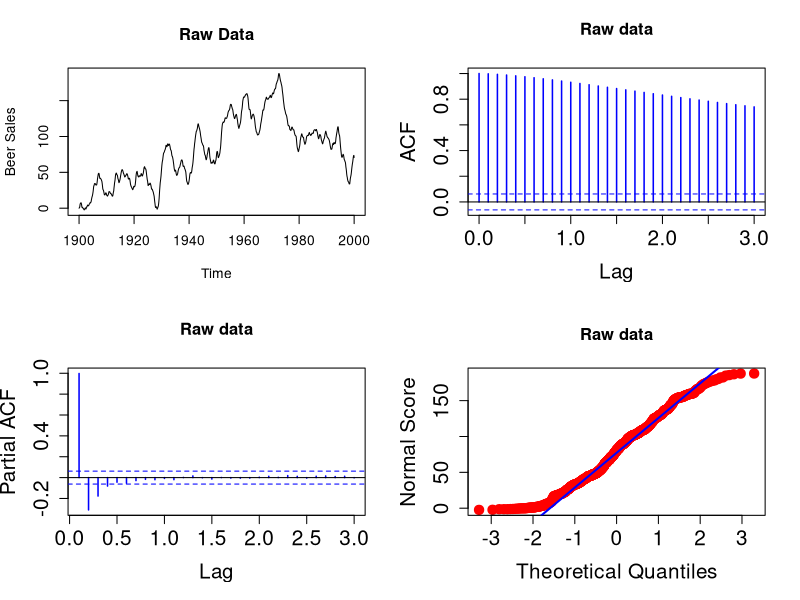
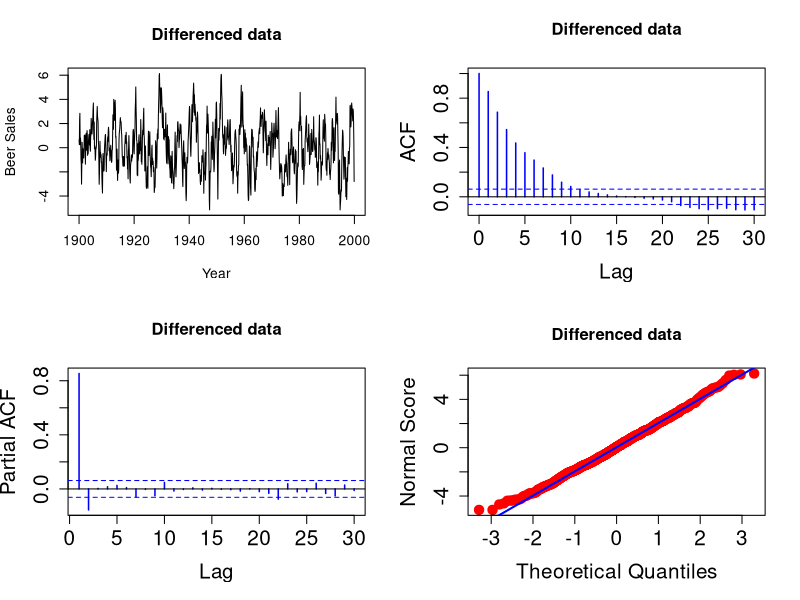
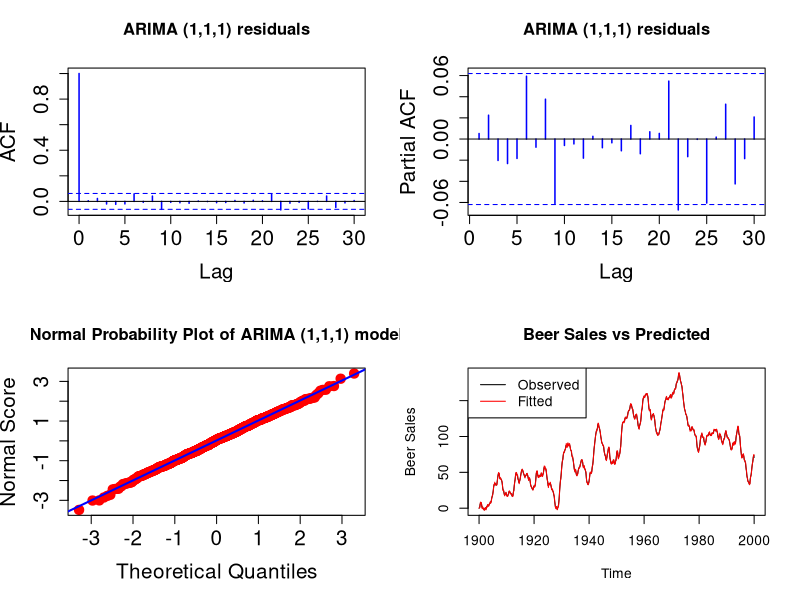
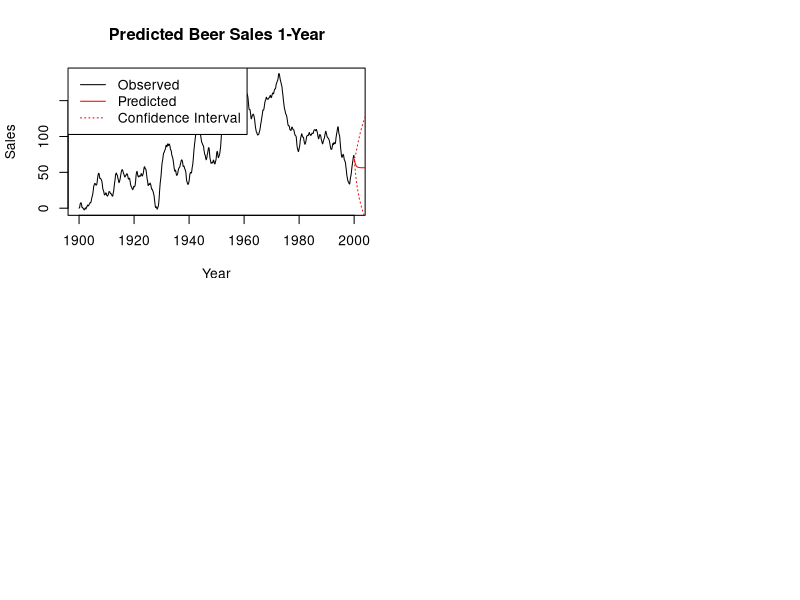

Source code (R) for these figures, in order:
## ---- chunk 1
knitr::opts_chunk$set(echo = TRUE)
library(tseries)
## ---- chunk 2
setwd("C:/Users/dgray/OneDrive - Wilfrid Laurier University/Grad stats/Homework")
beer=read.csv(file="beer.csv",header=FALSE)
head (beer)
## ---- chunk 3
par(mfrow=c(2,2)) #divides plot into 4 spaces (2x2)
a=ts(beer[,2],start=1900,frequency=10) #create a time series using the ts function
plot(a,type="l",main="Raw Data",xlab="Time",ylab="Beer Sales") #plot raw data

#ACF and PACF plots of un-differenced data
acf(a,col='blue',lwd=1.5,cex.lab=1.5,cex.axis=1.5,main="Raw data") #plot the ACF
pacf(a,col='blue',lwd=1.5,cex.lab=1.5,cex.axis=1.5,main="Raw data") #plot the PACF
qqnorm(a,ylab='Normal Score',main='Raw data', pch=19,col='red',cex=1.5,cex.axis=1.5,cex.lab=1.5) #qqplot to check normality
qqline(a,lwd=2,col='blue') #qqline for normality plot

## ---- chunk 4
beer.diff=diff(beer[,2]) #difference the data
b=ts(beer.diff,start=1900,frequency=10) #create a time series from the differenced data
par(mfrow=c(2,2)) #create a 2x2 plot window
plot(b,type="l",main="Differenced data",xlab="Year",ylab="Beer Sales") #raw data plot of difference data

acf(beer.diff,col='blue',lwd=1.5,cex.lab=1.5,cex.axis=1.5,main="Differenced data") #acf plot
pacf(beer.diff,col='blue',lwd=1.5,cex.lab=1.5,cex.axis=1.5,main="Differenced data") #pacf plot
qqnorm(beer.diff,ylab='Normal Score',main='Differenced data', pch=19,col='red',cex=1.5,cex.axis=1.5,cex.lab=1.5) #qqplot
qqline(beer.diff,lwd=2,col='blue')

## ---- chunk 5
Mod1 <- arima(a,order=c(1,1,1))
Mod1
err1 <- Mod1$residuals
err1 <- ifelse(is.na(err1),0,err1)  # set NAs to 0

# Diagnostics on residuals
par(mfrow=c(2,2))
acf(err1,col='blue',lwd=1.5,cex.lab=1.5,cex.axis=1.5,main="ARIMA (1,1,1) residuals")
pacf(err1,col='blue',lwd=1.5,cex.lab=1.5,cex.axis=1.5,main="ARIMA (1,1,1) residuals")
qqnorm(err1,ylab='Normal Score',main='Normal Probability Plot of ARIMA (1,1,1) model',
  pch=19,col='red',cex=1.5,cex.axis=1.5,cex.lab=1.5)
qqline(err1,lwd=2,col='blue')

## ---- chunk 6
plot(a,type="l",main="Beer Sales vs Predicted",xlab="Time",ylab="Beer Sales")
lines(a-err1, col="red")
legend("topleft", legend=c("Observed", "Fitted"), lty=c(1,1), col=c("black","red"))

## ---- chunk 7
beer.pred=predict(Mod1, n.ahead=100)
beer.pred
plot(a, type="l",main="Predicted Beer Sales 1-Year",xlab="Year",ylab="Sales")
lines(beer.pred$pred, col="red")
lines(beer.pred$pred + 2*beer.pred$se, col="red", lty=3)    #Creates upper bound of confidence interval
lines(beer.pred$pred - 2*beer.pred$se, col="red", lty=3)    #Creates lower bound of confidence interval
legend("topleft", legend=c("Observed", "Predicted", "Confidence Interval"), lty=c(1,1,3), col=c("black","red", "red"))


